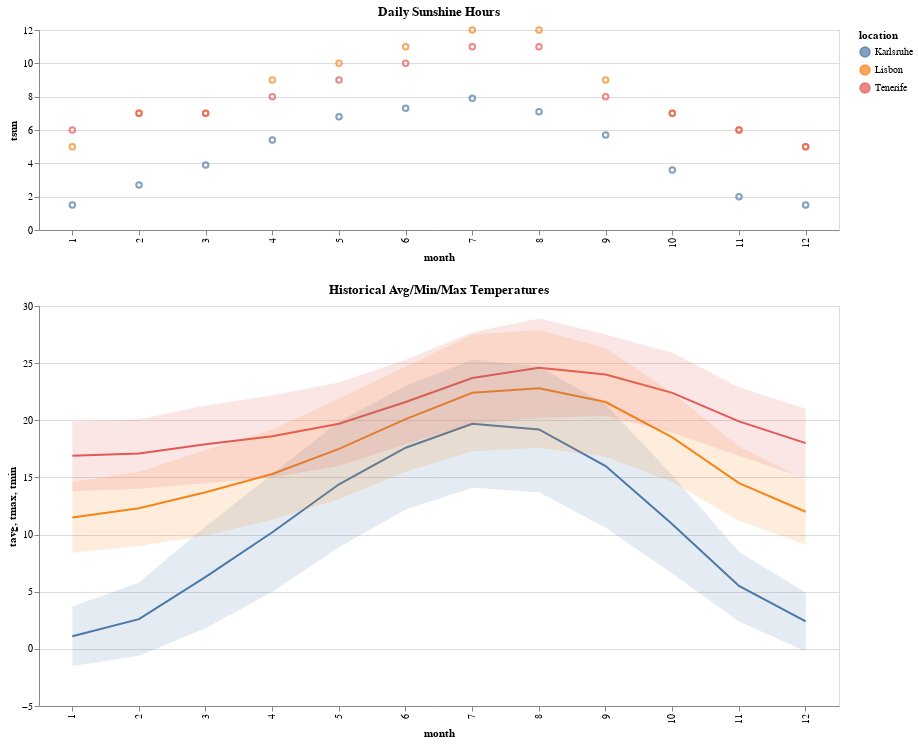

The cell this chart's notebook holds for it:
### Code cell
base_chart = alt.Chart(df)

label = alt.selection_single(
    encodings=["x"], # limit selection to x-axis value
    on="mouseover",  # select on mouseover events
    nearest=True,    # select data point nearest the cursor
    empty="none"     # empty selection includes no data points
)

base = base_chart.mark_line().encode(
        x="month:O",
        y="tavg",
        color="location"
    )

alt.vconcat(

    base_chart.mark_point().encode(
        x="month:O",
        y="tsun",
        color="location"
    ).properties(
        title="Daily Sunshine Hours",
        width=800,
        height=200
    ),

    alt.layer(
        base,
        
        base_chart.mark_area(fillOpacity=.15).encode(
            x="month:O",
            y="tmax",
            y2="tmin",
            color="location"
        ),

            # add a rule mark to serve as a guide line
        base_chart.mark_rule(color="#aaa").encode(
                x="month:O"
            ).transform_filter(label),

        # add circle marks for selected time points, hide unselected points
        base.mark_circle().encode(
                opacity=alt.condition(label, alt.value(1), alt.value(0))
            ).add_selection(label),

        # add white stroked text to provide a legible background for labels
        base.mark_text(align="left", dx=5, dy=-5, stroke="white", strokeWidth=2).encode(
            text="tavg:Q"
        ).transform_filter(label),

        # add text labels for stock prices
        base.mark_text(align="left", dx=5, dy=-5).encode(
            text=alt.Text("tavg:Q")
        ).transform_filter(label),
    ).properties(
        title="Historical Avg/Min/Max Temperatures",
        width=800,
        height=400
    )
)

### Figure 1 — Vega-Lite specification as saved in the notebook (floating-point values rounded to 4 significant figures)
{"config": {"view": {"continuousWidth": 400, "continuousHeight": 300}}, "vconcat": [{"mark": "point", "encoding": {"color": {"type": "nominal", "field": "location"}, "x": {"type": "ordinal", "field": "month"}, "y": {"type": "quantitative", "field": "tsun"}}, "height": 200, "title": "Daily Sunshine Hours", "width": 800}, {"layer": [{"mark": "line", "encoding": {"color": {"type": "nominal", "field": "location"}, "x": {"type": "ordinal", "field": "month"}, "y": {"type": "quantitative", "field": "tavg"}}}, {"mark": {"type": "area", "fillOpacity": 0.15}, "encoding": {"color": {"type": "nominal", "field": "location"}, "x": {"type": "ordinal", "field": "month"}, "y": {"type": "quantitative", "field": "tmax"}, "y2": {"field": "tmin"}}}, {"mark": {"type": "rule", "color": "#aaa"}, "encoding": {"x": {"type": "ordinal", "field": "month"}}, "transform": [{"filter": {"selection": "selector024"}}]}, {"mark": "circle", "encoding": {"color": {"type": "nominal", "field": "location"}, "opacity": {"condition": {"value": 1, "selection": "selector024"}, "value": 0}, "x": {"type": "ordinal", "field": "month"}, "y": {"type": "quantitative", "field": "tavg"}}, "selection": {"selector024": {"type": "single", "encodings": ["x"], "on": "mouseover", "nearest": true, "empty": "none"}}}, {"mark": {"type": "text", "align": "left", "dx": 5, "dy": -5, "stroke": "white", "strokeWidth": 2}, "encoding": {"color": {"type": "nominal", "field": "location"}, "text": {"type": "quantitative", "field": "tavg"}, "x": {"type": "ordinal", "field": "month"}, "y": {"type": "quantitative", "field": "tavg"}}, "transform": [{"filter": {"selection": "selector024"}}]}, {"mark": {"type": "text", "align": "left", "dx": 5, "dy": -5}, "encoding": {"color": {"type": "nominal", "field": "location"}, "text": {"type": "quantitative", "field": "tavg"}, "x": {"type": "ordinal", "field": "month"}, "y": {"type": "quantitative", "field": "tavg"}}, "transform": [{"filter": {"selection": "selector024"}}]}], "height": 400, "title": "Historical Avg/Min/Max Temperatures", "width": 800}], "data": {"name": "data-f0c631256579d50c2467b7ed06504857"}, "$schema": "https://vega.github.io/schema/vega-lite/v4.8.1.json", "datasets": {"data-f0c631256579d50c2467b7ed06504857": [{"index": 0, "month": 1, "tavg": 1.1, "tmin": -1.5, "tmax": 3.7, "prcp": 50, "pres": null, "location": "Karlsruhe", "tsun": 1.5}, {"index": 1, "month": 2, "tavg": 2.6, "tmin": -0.6, "tmax": 5.8, "prcp": 51, "pres": null, "location": "Karlsruhe", "tsun": 2.7}, {"index": 2, "month": 3, "tavg": 6.3, "tmin": 1.8, "tmax": 10.7, "prcp": 45, "pres": null, "location": "Karlsruhe", "tsun": 3.9}, {"index": 3, "month": 4, "tavg": 10.2, "tmin": 5.0, "tmax": 15.3, "prcp": 56, "pres": null, "location": "Karlsruhe", "tsun": 5.4}, {"index": 4, "month": 5, "tavg": 14.4, "tmin": 8.9, "tmax": 19.9, "prcp": 72, "pres": null, "location": "Karlsruhe", "tsun": 6.8}, {"index": 5, "month": 6, "tavg": 17.6, "tmin": 12.2, "tmax": 23.0, "prcp": 84, "pres": null, "location": "Karlsruhe", "tsun": 7.3}, {"index": 6, "month": 7, "tavg": 19.7, "tmin": 14.1, "tmax": 25.3, "prcp": 69, "pres": null, "location": "Karlsruhe", "tsun": 7.9}, {"index": 7, "month": 8, "tavg": 19.2, "tmin": 13.7, "tmax": 24.7, "prcp": 72, "pres": null, "location": "Karlsruhe", "tsun": 7.1}, {"index": 8, "month": 9, "tavg": 16.0, "tmin": 10.6, "tmax": 21.4, "prcp": 57, "pres": null, "location": "Karlsruhe", "tsun": 5.7}, {"index": 9, "month": 10, "tavg": 10.9, "tmin": 6.6, "tmax": 15.2, "prcp": 51, "pres": null, "location": "Karlsruhe", "tsun": 3.6}, {"index": 10, "month": 11, "tavg": 5.5, "tmin": 2.4, "tmax": 8.5, "prcp": 63, "pres": null, "location": "Karlsruhe", "tsun": 2.0}, {"index": 11, "month": 12, "tavg": 2.4, "tmin": -0.2, "tmax": 4.9, "prcp": 58, "pres": null, "location": "Karlsruhe", "tsun": 1.5}, {"index": 0, "month": 1, "tavg": 11.5, "tmin": 8.4, "tmax": 14.6, "prcp": 106, "pres": null, "location": "Lisbon", "tsun": 5.0}, {"index": 1, "month": 2, "tavg": 12.3, "tmin": 9.0, "tmax": 15.5, "prcp": 98, "pres": null, "location": "Lisbon", "tsun": 7.0}, {"index": 2, "month": 3, "tavg": 13.7, "tmin": 9.9, "tmax": 17.4, "prcp": 77, "pres": null, "location": "Lisbon", "tsun": 7.0}, {"index": 3, "month": 4, "tavg": 15.3, "tmin": 11.3, "tmax": 19.2, "prcp": 56, "pres": null, "location": "Lisbon", "tsun": 9.0}, {"index": 4, "month": 5, "tavg": 17.5, "tmin": 13.1, "tmax": 21.9, "prcp": 43, "pres": null, "location": "Lisbon", "tsun": 10.0}, {"index": 5, "month": 6, "tavg": 20.1, "tmin": 15.5, "tmax": 24.7, "prcp": 21, "pres": null, "location": "Lisbon", "tsun": 11.0}, {"index": 6, "month": 7, "tavg": 22.4, "tmin": 17.3, "tmax": 27.5, "prcp": 4, "pres": null, "location": "Lisbon", "tsun": 12.0}, {"index": 7, "month": 8, "tavg": 22.8, "tmin": 17.6, "tmax": 27.9, "prcp": 5, "pres": null, "location": "Lisbon", "tsun": 12.0}, {"index": 8, "month": 9, "tavg": 21.6, "tmin": 16.8, "tmax": 26.3, "prcp": 24, "pres": null, "location": "Lisbon", "tsun": 9.0}, {"index": 9, "month": 10, "tavg": 18.5, "tmin": 14.6, "tmax": 22.4, "prcp": 74, "pres": null, "location": "Lisbon", "tsun": 7.0}, {"index": 10, "month": 11, "tavg": 14.5, "tmin": 11.2, "tmax": 17.7, "prcp": 110, "pres": null, "location": "Lisbon", "tsun": 6.0}, {"index": 11, "month": 12, "tavg": 12.0, "tmin": 9.1, "tmax": 14.8, "prcp": 109, "pres": null, "location": "Lisbon", "tsun": 5.0}, {"index": 0, "month": 1, "tavg": 16.9, "tmin": 13.8, "tmax": 19.9, "prcp": 60, "pres": null, "location": "Tenerife", "tsun": 6.0}, {"index": 1, "month": 2, "tavg": 17.1, "tmin": 14.0, "tmax": 20.1, "prcp": 48, "pres": null, "location": "Tenerife", "tsun": 7.0}, {"index": 2, "month": 3, "tavg": 17.9, "tmin": 14.5, "tmax": 21.3, "prcp": 43, "pres": null, "location": "Tenerife", "tsun": 7.0}, {"index": 3, "month": 4, "tavg": 18.6, "tmin": 15.0, "tmax": 22.2, "prcp": 22, "pres": null, "location": "Tenerife", "tsun": 8.0}, {"index": 4, "month": 5, "tavg": 19.7, "tmin": 16.0, "tmax": 23.3, "prcp": 10, "pres": null, "location": "Tenerife", "tsun": 9.0}, {"index": 5, "month": 6, "tavg": 21.6, "tmin": 17.9, "tmax": 25.3, "prcp": 4, "pres": null, "location": "Tenerife", "tsun": 10.0}, {"index": 6, "month": 7, "tavg": 23.7, "tmin": 19.7, "tmax": 27.7, "prcp": 1, "pres": null, "location": "Tenerife", "tsun": 11.0}, {"index": 7, "month": 8, "tavg": 24.6, "tmin": 20.2, "tmax": 28.9, "prcp": 1, "pres": null, "location": "Tenerife", "tsun": 11.0}, {"index": 8, "month": 9, "tavg": 24.0, "tmin": 20.4, "tmax": 27.5, "prcp": 7, "pres": null, "location": "Tenerife", "tsun": 8.0}, {"index": 9, "month": 10, "tavg": 22.4, "tmin": 18.9, "tmax": 25.9, "prcp": 39, "pres": null, "location": "Tenerife", "tsun": 7.0}, {"index": 10, "month": 11, "tavg": 19.9, "tmin": 16.9, "tmax": 22.9, "prcp": 70, "pres": null, "location": "Tenerife", "tsun": 6.0}, {"index": 11, "month": 12, "tavg": 18.0, "tmin": 14.9, "tmax": 21.0, "prcp": 75, "pres": null, "location": "Tenerife", "tsun": 5.0}]}}
